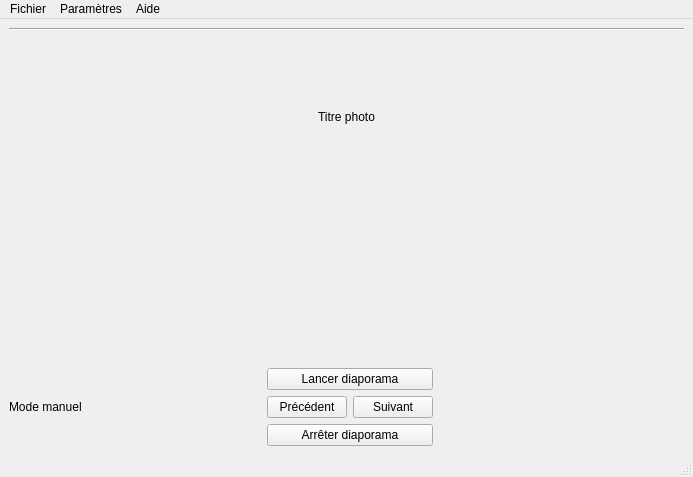
<?xml version="1.0" encoding="UTF-8"?>
<ui version="4.0">
 <class>LecteurVue</class>
 <widget class="QMainWindow" name="LecteurVue">
  <property name="geometry">
   <rect>
    <x>0</x>
    <y>0</y>
    <width>693</width>
    <height>477</height>
   </rect>
  </property>
  <property name="windowTitle">
   <string>LecteurVue</string>
  </property>
  <widget class="QWidget" name="centralwidget">
   <layout class="QVBoxLayout" name="verticalLayout_3">
    <item>
     <layout class="QVBoxLayout" name="verticalLayout">
      <item>
       <widget class="Line" name="line">
        <property name="orientation">
         <enum>Qt::Horizontal</enum>
        </property>
       </widget>
      </item>
      <item>
       <widget class="QLabel" name="lTitre">
        <property name="text">
         <string>Titre photo</string>
        </property>
        <property name="alignment">
         <set>Qt::AlignCenter</set>
        </property>
       </widget>
      </item>
      <item>
       <widget class="QLabel" name="lImage">
        <property name="text">
         <string/>
        </property>
        <property name="pixmap">
         <pixmap resource="ressourcesLecteurVue.qrc">:/v2/cartesDisney/Disney_tapis.png</pixmap>
        </property>
        <property name="alignment">
         <set>Qt::AlignCenter</set>
        </property>
       </widget>
      </item>
      <item>
       <layout class="QHBoxLayout" name="horizontalLayout_2">
        <item>
         <layout class="QVBoxLayout" name="verticalLayout_2">
          <item>
           <spacer name="horizontalSpacer">
            <property name="orientation">
             <enum>Qt::Horizontal</enum>
            </property>
            <property name="sizeType">
             <enum>QSizePolicy::MinimumExpanding</enum>
            </property>
            <property name="sizeHint" stdset="0">
             <size>
              <width>40</width>
              <height>20</height>
             </size>
            </property>
           </spacer>
          </item>
          <item>
           <widget class="QLabel" name="lMode">
            <property name="text">
             <string>Mode manuel</string>
            </property>
           </widget>
          </item>
          <item>
           <spacer name="horizontalSpacer_3">
            <property name="orientation">
             <enum>Qt::Horizontal</enum>
            </property>
            <property name="sizeType">
             <enum>QSizePolicy::MinimumExpanding</enum>
            </property>
            <property name="sizeHint" stdset="0">
             <size>
              <width>40</width>
              <height>20</height>
             </size>
            </property>
           </spacer>
          </item>
         </layout>
        </item>
        <item>
         <layout class="QGridLayout" name="gridLayout">
          <item row="2" column="0">
           <widget class="QPushButton" name="bPrecedent">
            <property name="text">
             <string>Précédent</string>
            </property>
           </widget>
          </item>
          <item row="1" column="0" colspan="2">
           <widget class="QPushButton" name="bLancerDiapo">
            <property name="text">
             <string>Lancer diaporama</string>
            </property>
            <property name="checkable">
             <bool>false</bool>
            </property>
            <property name="autoDefault">
             <bool>false</bool>
            </property>
           </widget>
          </item>
          <item row="2" column="1">
           <widget class="QPushButton" name="bSuivant">
            <property name="text">
             <string>Suivant</string>
            </property>
           </widget>
          </item>
          <item row="3" column="0" colspan="2">
           <widget class="QPushButton" name="bArreterDiapo">
            <property name="text">
             <string>Arrêter diaporama</string>
            </property>
           </widget>
          </item>
         </layout>
        </item>
        <item>
         <spacer name="horizontalSpacer_2">
          <property name="orientation">
           <enum>Qt::Horizontal</enum>
          </property>
          <property name="sizeType">
           <enum>QSizePolicy::MinimumExpanding</enum>
          </property>
          <property name="sizeHint" stdset="0">
           <size>
            <width>40</width>
            <height>20</height>
           </size>
          </property>
         </spacer>
        </item>
       </layout>
      </item>
     </layout>
    </item>
   </layout>
  </widget>
  <widget class="QMenuBar" name="menubar">
   <property name="geometry">
    <rect>
     <x>0</x>
     <y>0</y>
     <width>693</width>
     <height>21</height>
    </rect>
   </property>
   <widget class="QMenu" name="menuParam_tres">
    <property name="title">
     <string>Paramètres</string>
    </property>
    <addaction name="actionCharger_diaporama"/>
    <addaction name="actionVitesse"/>
    <addaction name="actionEnlever_diaporama"/>
   </widget>
   <widget class="QMenu" name="menuFichier">
    <property name="title">
     <string>Fichier</string>
    </property>
    <addaction name="actionQuitter"/>
   </widget>
   <widget class="QMenu" name="menuAide">
    <property name="title">
     <string>Aide</string>
    </property>
    <addaction name="actionAide"/>
   </widget>
   <addaction name="menuFichier"/>
   <addaction name="menuParam_tres"/>
   <addaction name="menuAide"/>
  </widget>
  <widget class="QStatusBar" name="statusbar"/>
  <action name="actionVitesse">
   <property name="text">
    <string>Vitesse de défilement</string>
   </property>
  </action>
  <action name="actionEnlever_diaporama">
   <property name="text">
    <string>Enlever diaporama</string>
   </property>
  </action>
  <action name="actionCharger_diaporama">
   <property name="text">
    <string>Charger diaporama</string>
   </property>
  </action>
  <action name="actionQuitter">
   <property name="text">
    <string>Quitter</string>
   </property>
  </action>
  <action name="actionAide">
   <property name="text">
    <string>À propos de...</string>
   </property>
  </action>
 </widget>
 <resources>
  <include location="ressourcesLecteurVue.qrc"/>
 </resources>
 <connections>
  <connection>
   <sender>actionQuitter</sender>
   <signal>triggered()</signal>
   <receiver>LecteurVue</receiver>
   <slot>close()</slot>
   <hints>
    <hint type="sourcelabel">
     <x>-1</x>
     <y>-1</y>
    </hint>
    <hint type="destinationlabel">
     <x>346</x>
     <y>238</y>
    </hint>
   </hints>
  </connection>
 </connections>
</ui>
